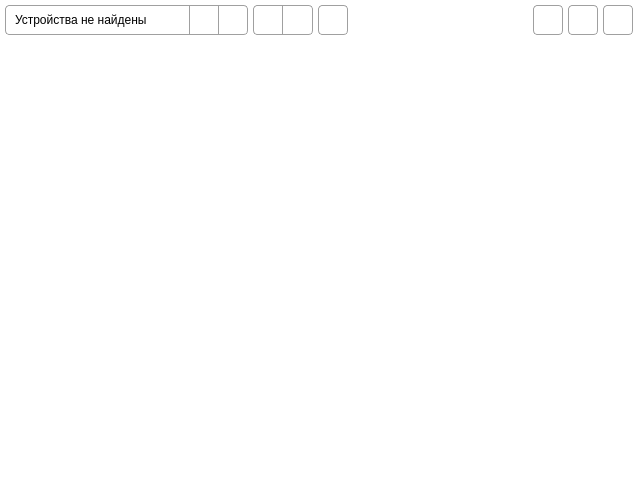
<?xml version="1.0" encoding="UTF-8"?>
<ui version="4.0">
 <class>MainWindow</class>
 <widget class="QMainWindow" name="MainWindow">
  <property name="geometry">
   <rect>
    <x>0</x>
    <y>0</y>
    <width>638</width>
    <height>480</height>
   </rect>
  </property>
  <property name="minimumSize">
   <size>
    <width>480</width>
    <height>350</height>
   </size>
  </property>
  <property name="windowTitle">
   <string>Locator Viewer</string>
  </property>
  <property name="windowIcon">
   <iconset>
    <normaloff>images/icon.svg</normaloff>images/icon.svg</iconset>
  </property>
  <property name="styleSheet">
   <string notr="true">QWidget {
	background-color: rgb(255, 255, 255);
}


QPushButton:hover {
	background-color: rgb(238, 238, 239);
}

QPushButton:pressed {
	background-color: rgba(6, 192, 37, 40);
}

QPushButton#updateButton {
	border-top: 1px solid rgb(160, 160, 160);
	border-bottom: 1px solid rgb(160, 160, 160);
	border-right: 1px solid rgb(160, 160, 160);
	border-left: none;
}

QPushButton#zoommButton {
	border: 1px solid rgb(160, 160, 160);
	border-top-left-radius: 4px;
	border-bottom-left-radius: 4px;
}

QPushButton#zoomrButton {
	border-top: 1px solid rgb(160, 160, 160);
	border-bottom: 1px solid rgb(160, 160, 160);
}

QPushButton#zoompButton {
	border: 1px solid rgb(160, 160, 160);
	border-top-right-radius: 4px;
	border-bottom-right-radius: 4px;
}

QPushButton#connectButton {
	border: 1px solid rgb(160, 160, 160);
	border-left: none;
	border-top-right-radius: 4px;
	border-bottom-right-radius: 4px;
	icon: url(images/connect.svg);
}

QPushButton#connectButton:checked {
	icon: url(images/disconnect.svg);
	background-color: rgba(6, 192, 37, 40);
}

QPushButton#runButton, QPushButton#clearButton, QPushButton#menuButton, QPushButton#exportButton,
QPushButton#resetButton, QPushButton#menuButton {
	border: 1px solid rgb(160, 160, 160);
	border-radius: 4px;
}

QPushButton#clearButton:pressed {
	background-color: rgb(255, 200, 203);
}

QPushButton#rotatelButton {
	border: 1px solid rgb(160, 160, 160);
	border-top-left-radius: 4px;
	border-bottom-left-radius: 4px;
}

QPushButton#rotaterButton {
	border: 1px solid rgb(160, 160, 160);
	border-left: none;
	border-top-right-radius: 4px;
	border-bottom-right-radius: 4px;
}


QComboBox {
	background-color: rgb(255, 255, 255);
	border: 1px solid rgb(160, 160, 160);
	border-top-left-radius: 4px;
	border-bottom-left-radius: 4px;
	padding-left: 9px;	
	padding-right: 0px;
	color: rgb(0, 0, 0);
}

QComboBox:hover {
	background-color: rgb(243, 243, 243);
}

QComboBox:on {
	background-color: rgba(6, 192, 37, 40);
}

QComboBox::down-arrow:disabled {
	image: none;
}

QComboBox::drop-down {
	border: 0px;
}

QComboBox::down-arrow {
	image: url(images/arrow_down.svg);
	width: 10px;
	margin-right: 14px;
}

QComboBox::down-arrow:on {
	image: url(images/arrow_up.svg);
	width: 10px;
	margin-right: 14px;
}

QComboBox QAbstractItemView {
	border: none;
	outline: none;
	background-color: rgb(255, 255, 255);
	text-size: 12px;
	color: rgb(0, 0, 0);
}

QComboBox QListView {
	border: none;
}

QComboBox QAbstractItemView::item {
	border: none;
	outline: none;
	height: 30px;
	text-size: 12px;
	color: rgb(0, 0, 0);
	border-radius: 4px;
	margin: 4px;
	padding-left: 8px;
	background-color: transparent;
}

QComboBox QAbstractItemView::item:hover{
	background-color:  rgb(238, 238, 239);
}


QScrollBar {
	background-color: rgb(238, 240, 240);
	border: none;
}

QComboBox QScrollBar {
	background-color: rgba(255, 255, 255, 0);
}

QScrollBar:vertical {
	width: 10px;
}

QScrollBar::add-line, QScrollBar::sub-line {
	height: 0px;
}

QScrollBar::add-page, QScrollBar::sub-page {
	background: none;
	border: none;
}

QScrollBar::handle {
	background-color: rgba(183, 183, 184, 180);
	border-radius: 3px;
	margin: 2px;
}

QScrollBar::handle:hover {
	background-color: rgba(183, 183, 184, 255);
}</string>
  </property>
  <widget class="QWidget" name="centralwidget">
   <layout class="QVBoxLayout" name="verticalLayout">
    <property name="spacing">
     <number>0</number>
    </property>
    <property name="leftMargin">
     <number>0</number>
    </property>
    <property name="topMargin">
     <number>0</number>
    </property>
    <property name="rightMargin">
     <number>0</number>
    </property>
    <property name="bottomMargin">
     <number>0</number>
    </property>
    <item>
     <widget class="QWidget" name="widget" native="true">
      <layout class="QHBoxLayout" name="horizontalLayout">
       <property name="spacing">
        <number>0</number>
       </property>
       <property name="leftMargin">
        <number>5</number>
       </property>
       <property name="topMargin">
        <number>5</number>
       </property>
       <property name="rightMargin">
        <number>5</number>
       </property>
       <property name="bottomMargin">
        <number>5</number>
       </property>
       <item>
        <widget class="QComboBox" name="comboBox">
         <property name="enabled">
          <bool>true</bool>
         </property>
         <property name="sizePolicy">
          <sizepolicy hsizetype="Expanding" vsizetype="Fixed">
           <horstretch>0</horstretch>
           <verstretch>0</verstretch>
          </sizepolicy>
         </property>
         <property name="minimumSize">
          <size>
           <width>0</width>
           <height>30</height>
          </size>
         </property>
         <property name="maximumSize">
          <size>
           <width>200</width>
           <height>30</height>
          </size>
         </property>
         <property name="font">
          <font>
           <pointsize>9</pointsize>
          </font>
         </property>
         <property name="toolTip">
          <string>Порт устройства</string>
         </property>
         <item>
          <property name="text">
           <string>Устройства не найдены</string>
          </property>
         </item>
        </widget>
       </item>
       <item>
        <widget class="QPushButton" name="updateButton">
         <property name="sizePolicy">
          <sizepolicy hsizetype="Fixed" vsizetype="Fixed">
           <horstretch>0</horstretch>
           <verstretch>0</verstretch>
          </sizepolicy>
         </property>
         <property name="minimumSize">
          <size>
           <width>29</width>
           <height>30</height>
          </size>
         </property>
         <property name="maximumSize">
          <size>
           <width>29</width>
           <height>30</height>
          </size>
         </property>
         <property name="toolTip">
          <string>Обновить список портов (ALT+R)</string>
         </property>
         <property name="icon">
          <iconset>
           <normaloff>images/update.svg</normaloff>images/update.svg</iconset>
         </property>
         <property name="iconSize">
          <size>
           <width>16</width>
           <height>16</height>
          </size>
         </property>
         <property name="shortcut">
          <string>Alt+R</string>
         </property>
        </widget>
       </item>
       <item>
        <widget class="QPushButton" name="connectButton">
         <property name="sizePolicy">
          <sizepolicy hsizetype="Fixed" vsizetype="Fixed">
           <horstretch>0</horstretch>
           <verstretch>0</verstretch>
          </sizepolicy>
         </property>
         <property name="minimumSize">
          <size>
           <width>29</width>
           <height>30</height>
          </size>
         </property>
         <property name="maximumSize">
          <size>
           <width>29</width>
           <height>30</height>
          </size>
         </property>
         <property name="toolTip">
          <string>Подключиться (ALT+C)</string>
         </property>
         <property name="iconSize">
          <size>
           <width>16</width>
           <height>16</height>
          </size>
         </property>
         <property name="shortcut">
          <string>Alt+C</string>
         </property>
         <property name="checkable">
          <bool>true</bool>
         </property>
        </widget>
       </item>
       <item>
        <spacer name="horizontalSpacer_4">
         <property name="orientation">
          <enum>Qt::Horizontal</enum>
         </property>
         <property name="sizeType">
          <enum>QSizePolicy::Fixed</enum>
         </property>
         <property name="sizeHint" stdset="0">
          <size>
           <width>5</width>
           <height>20</height>
          </size>
         </property>
        </spacer>
       </item>
       <item>
        <widget class="QPushButton" name="rotatelButton">
         <property name="sizePolicy">
          <sizepolicy hsizetype="Fixed" vsizetype="Fixed">
           <horstretch>0</horstretch>
           <verstretch>0</verstretch>
          </sizepolicy>
         </property>
         <property name="minimumSize">
          <size>
           <width>30</width>
           <height>30</height>
          </size>
         </property>
         <property name="maximumSize">
          <size>
           <width>30</width>
           <height>30</height>
          </size>
         </property>
         <property name="toolTip">
          <string>Повернуть влево (LEFT)</string>
         </property>
         <property name="icon">
          <iconset>
           <normaloff>images/rotate_l.svg</normaloff>images/rotate_l.svg</iconset>
         </property>
         <property name="iconSize">
          <size>
           <width>16</width>
           <height>16</height>
          </size>
         </property>
         <property name="shortcut">
          <string>Left</string>
         </property>
        </widget>
       </item>
       <item>
        <widget class="QPushButton" name="rotaterButton">
         <property name="sizePolicy">
          <sizepolicy hsizetype="Fixed" vsizetype="Fixed">
           <horstretch>0</horstretch>
           <verstretch>0</verstretch>
          </sizepolicy>
         </property>
         <property name="minimumSize">
          <size>
           <width>29</width>
           <height>30</height>
          </size>
         </property>
         <property name="maximumSize">
          <size>
           <width>30</width>
           <height>30</height>
          </size>
         </property>
         <property name="toolTip">
          <string>Повернуть вправо (RIGHT)</string>
         </property>
         <property name="icon">
          <iconset>
           <normaloff>images/rotate_r.svg</normaloff>images/rotate_r.svg</iconset>
         </property>
         <property name="iconSize">
          <size>
           <width>16</width>
           <height>16</height>
          </size>
         </property>
         <property name="shortcut">
          <string>Right</string>
         </property>
        </widget>
       </item>
       <item>
        <spacer name="horizontalSpacer_3">
         <property name="orientation">
          <enum>Qt::Horizontal</enum>
         </property>
         <property name="sizeType">
          <enum>QSizePolicy::Fixed</enum>
         </property>
         <property name="sizeHint" stdset="0">
          <size>
           <width>5</width>
           <height>20</height>
          </size>
         </property>
        </spacer>
       </item>
       <item>
        <widget class="QPushButton" name="runButton">
         <property name="sizePolicy">
          <sizepolicy hsizetype="Fixed" vsizetype="Fixed">
           <horstretch>0</horstretch>
           <verstretch>0</verstretch>
          </sizepolicy>
         </property>
         <property name="minimumSize">
          <size>
           <width>30</width>
           <height>30</height>
          </size>
         </property>
         <property name="maximumSize">
          <size>
           <width>30</width>
           <height>30</height>
          </size>
         </property>
         <property name="toolTip">
          <string>Начать сканирование (ENTER)</string>
         </property>
         <property name="icon">
          <iconset>
           <normaloff>images/start.svg</normaloff>images/start.svg</iconset>
         </property>
         <property name="iconSize">
          <size>
           <width>16</width>
           <height>16</height>
          </size>
         </property>
         <property name="shortcut">
          <string>Return</string>
         </property>
        </widget>
       </item>
       <item>
        <spacer name="horizontalSpacer_2">
         <property name="orientation">
          <enum>Qt::Horizontal</enum>
         </property>
         <property name="sizeHint" stdset="0">
          <size>
           <width>40</width>
           <height>20</height>
          </size>
         </property>
        </spacer>
       </item>
       <item>
        <widget class="QPushButton" name="resetButton">
         <property name="sizePolicy">
          <sizepolicy hsizetype="Fixed" vsizetype="Fixed">
           <horstretch>0</horstretch>
           <verstretch>0</verstretch>
          </sizepolicy>
         </property>
         <property name="minimumSize">
          <size>
           <width>30</width>
           <height>30</height>
          </size>
         </property>
         <property name="maximumSize">
          <size>
           <width>30</width>
           <height>30</height>
          </size>
         </property>
         <property name="toolTip">
          <string>Сбросить масштаб (CTRL+M)</string>
         </property>
         <property name="icon">
          <iconset>
           <normaloff>images/reset.svg</normaloff>images/reset.svg</iconset>
         </property>
         <property name="iconSize">
          <size>
           <width>16</width>
           <height>16</height>
          </size>
         </property>
         <property name="shortcut">
          <string>Ctrl+M</string>
         </property>
        </widget>
       </item>
       <item>
        <spacer name="horizontalSpacer_9">
         <property name="orientation">
          <enum>Qt::Horizontal</enum>
         </property>
         <property name="sizeType">
          <enum>QSizePolicy::Fixed</enum>
         </property>
         <property name="sizeHint" stdset="0">
          <size>
           <width>5</width>
           <height>20</height>
          </size>
         </property>
        </spacer>
       </item>
       <item>
        <widget class="QPushButton" name="exportButton">
         <property name="sizePolicy">
          <sizepolicy hsizetype="Fixed" vsizetype="Fixed">
           <horstretch>0</horstretch>
           <verstretch>0</verstretch>
          </sizepolicy>
         </property>
         <property name="minimumSize">
          <size>
           <width>30</width>
           <height>30</height>
          </size>
         </property>
         <property name="maximumSize">
          <size>
           <width>30</width>
           <height>30</height>
          </size>
         </property>
         <property name="toolTip">
          <string>Сохранить график (CTRL+S)</string>
         </property>
         <property name="icon">
          <iconset>
           <normaloff>images/export.svg</normaloff>images/export.svg</iconset>
         </property>
         <property name="iconSize">
          <size>
           <width>16</width>
           <height>16</height>
          </size>
         </property>
         <property name="shortcut">
          <string>Ctrl+S</string>
         </property>
        </widget>
       </item>
       <item>
        <spacer name="horizontalSpacer_8">
         <property name="orientation">
          <enum>Qt::Horizontal</enum>
         </property>
         <property name="sizeType">
          <enum>QSizePolicy::Fixed</enum>
         </property>
         <property name="sizeHint" stdset="0">
          <size>
           <width>5</width>
           <height>20</height>
          </size>
         </property>
        </spacer>
       </item>
       <item>
        <widget class="QPushButton" name="clearButton">
         <property name="sizePolicy">
          <sizepolicy hsizetype="Fixed" vsizetype="Fixed">
           <horstretch>0</horstretch>
           <verstretch>0</verstretch>
          </sizepolicy>
         </property>
         <property name="minimumSize">
          <size>
           <width>30</width>
           <height>30</height>
          </size>
         </property>
         <property name="maximumSize">
          <size>
           <width>30</width>
           <height>30</height>
          </size>
         </property>
         <property name="toolTip">
          <string>Очистить график (CTRL+D)</string>
         </property>
         <property name="styleSheet">
          <string notr="true"/>
         </property>
         <property name="text">
          <string/>
         </property>
         <property name="icon">
          <iconset>
           <normaloff>images/clear.svg</normaloff>images/clear.svg</iconset>
         </property>
         <property name="iconSize">
          <size>
           <width>16</width>
           <height>16</height>
          </size>
         </property>
         <property name="shortcut">
          <string>Ctrl+D</string>
         </property>
        </widget>
       </item>
      </layout>
     </widget>
    </item>
    <item>
     <widget class="PlotWidget" name="graphWidget" native="true">
      <property name="sizePolicy">
       <sizepolicy hsizetype="Expanding" vsizetype="Expanding">
        <horstretch>0</horstretch>
        <verstretch>0</verstretch>
       </sizepolicy>
      </property>
      <property name="minimumSize">
       <size>
        <width>427</width>
        <height>300</height>
       </size>
      </property>
      <property name="cursor">
       <cursorShape>CrossCursor</cursorShape>
      </property>
     </widget>
    </item>
   </layout>
  </widget>
 </widget>
 <customwidgets>
  <customwidget>
   <class>PlotWidget</class>
   <extends>QWidget</extends>
   <header>pyqtgraph</header>
   <container>1</container>
  </customwidget>
 </customwidgets>
 <resources/>
 <connections/>
</ui>
